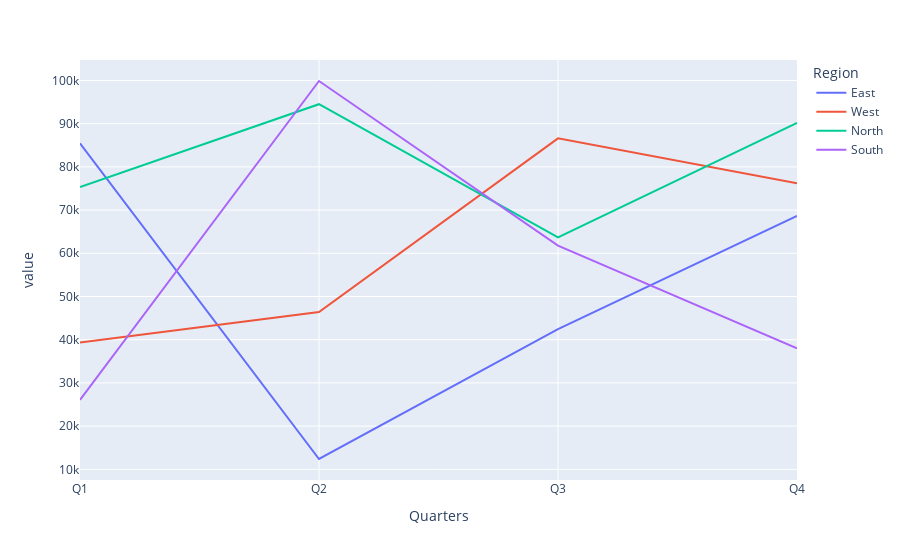

Notebook cell for this chart:
### Code cell
data.plot()

### Figure 1 — Plotly figure (JSON) as saved in the notebook; plotly's stock layout.template omitted (floating-point values rounded to 4 significant figures)
{"data": [{"hovertemplate": "Region=East<br>Quarters=%{x}<br>value=%{y}<extra></extra>", "legendgroup": "East", "line": {"color": "#636efa", "dash": "solid"}, "marker": {"symbol": "circle"}, "mode": "lines", "name": "East", "orientation": "v", "showlegend": true, "type": "scatter", "x": ["Q1", "Q2", "Q3", "Q4"], "xaxis": "x", "y": [85450.0, 12400.0, 42430.0, 68640.0], "yaxis": "y"}, {"hovertemplate": "Region=West<br>Quarters=%{x}<br>value=%{y}<extra></extra>", "legendgroup": "West", "line": {"color": "#EF553B", "dash": "solid"}, "marker": {"symbol": "circle"}, "mode": "lines", "name": "West", "orientation": "v", "showlegend": true, "type": "scatter", "x": ["Q1", "Q2", "Q3", "Q4"], "xaxis": "x", "y": [39340.0, 46410.0, 86600.0, 76190.0], "yaxis": "y"}, {"hovertemplate": "Region=North<br>Quarters=%{x}<br>value=%{y}<extra></extra>", "legendgroup": "North", "line": {"color": "#00cc96", "dash": "solid"}, "marker": {"symbol": "circle"}, "mode": "lines", "name": "North", "orientation": "v", "showlegend": true, "type": "scatter", "x": ["Q1", "Q2", "Q3", "Q4"], "xaxis": "x", "y": [75330.0, 94510.0, 63670.0, 90200.0], "yaxis": "y"}, {"hovertemplate": "Region=South<br>Quarters=%{x}<br>value=%{y}<extra></extra>", "legendgroup": "South", "line": {"color": "#ab63fa", "dash": "solid"}, "marker": {"symbol": "circle"}, "mode": "lines", "name": "South", "orientation": "v", "showlegend": true, "type": "scatter", "x": ["Q1", "Q2", "Q3", "Q4"], "xaxis": "x", "y": [26090.0, 99870.0, 61780.0, 38000.0], "yaxis": "y"}], "layout": {"legend": {"title": {"text": "Region"}, "tracegroupgap": 0}, "margin": {"t": 60}, "xaxis": {"anchor": "y", "domain": [0, 1], "title": {"text": "Quarters"}}, "yaxis": {"anchor": "x", "domain": [0, 1], "title": {"text": "value"}}}}
